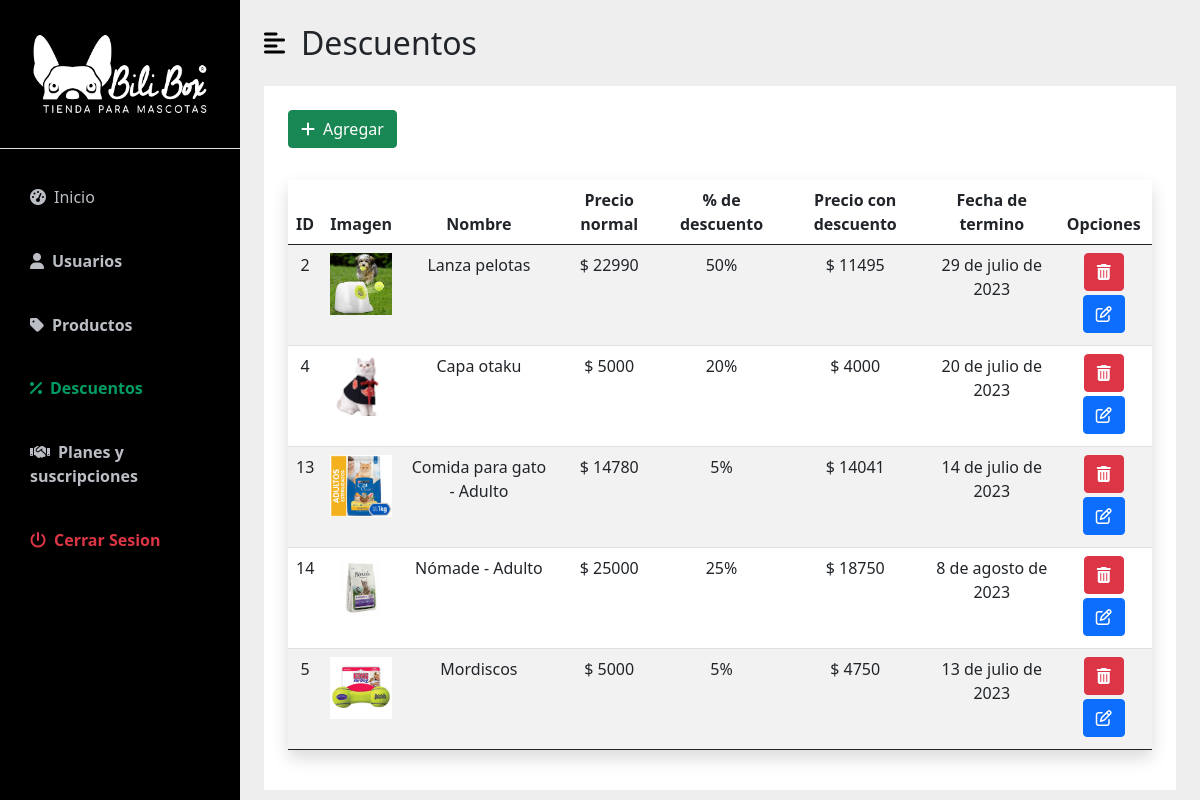
/dash_admin/descuentos/, run on the app's committed database.
### App/models.py (models this page shows)
class Articulo(models.Model):
    imagen = models.ImageField(upload_to='articulos/')
    nombre = models.CharField(max_length=50)
    descripcion = models.CharField(max_length=200, null=True, blank=True)
    precio = models.IntegerField()
    seccion = models.CharField( max_length=30)
    stock = models.IntegerField()
    created = models.DateTimeField(auto_now_add=True)
    updated = models.DateTimeField(auto_now_add=True)
    def __str__(self):
        return f'{self.nombre}'
    class Meta:
        verbose_name = 'articulo'
        verbose_name_plural = 'articulos'

### AppDescuento/models.py (models this page shows, shortened)
class Descuento(models.Model):
    producto = models.ForeignKey(Articulo, on_delete=models.CASCADE, related_name='descuento')
    pct = models.IntegerField()
    fec_ini = models.DateField()
    fec_ter = models.DateField()
    class Meta:
        db_table = 'descuento' #Como se va a ver en la basen de datos
        verbose_name ='descuento'
        verbose_name_plural ='descuentos'

### AppDashboardAdmin/views.py (the view)
# urls.py: path('descuentos/',views.descuento, name='descuentos'),
def descuento(request):
    descuentos = Descuento.objects.all()
    productos = Articulo.objects.all()
    for producto in productos:
        for descuento in descuentos:
            if producto == descuento.producto:
                producto.precio = round(producto.precio - (producto.precio * descuento.pct) / 100)
    page = request.GET.get('page',1)
    try:
        paginator = Paginator(descuentos,5)
        descuentos = paginator.page(page)
    except:
        raise Http404
    data ={
        'entity':descuentos,
        'paginator': paginator,
        'productos':productos
    }
    return render(request,'descuento/descuento.html',data)

### AppCarro/context_processor.py (called while the page is built)
def importe_total_carro(request):
    total=0
    try:
      if request.user.is_authenticated:
        for key, value in request.session["carro"].items():
          total = total + (int(value["precio"]) * value["cantidad"])
      else:
        pass
    except:
      pass
    return {'importe_total_carro':total}

### AppDashboardAdmin/templates/descuento/descuento.html (shortened to what this page needs)
{% extends "dash_admin/base_dash_admin.html" %}
{% load static %}
{% block content %}
<div id="page-content-wrapper">
    <nav class="navbar navbar-expand-lg navbar-light bg-transparent py-4 px-4">
        <div class="d-flex align-items-center">
            <i class="fas fa-align-left primary-text fs-4 me-3" id="menu-toggle"></i>
            <h2 class="fs-2 m-0">Descuentos</h2>
        </div>
    </nav>
    <div class="container-fluid px-4 ">
        <div class="p-2" style=" background-color: white;">
            <div class="m-3">
                <button type="button" class="btn btn-success" data-bs-toggle="modal" data-bs-target="#descuentoModal">
                    <i class="fa-solid fa-plus me-2"></i>Agregar
                </button>
            </div>
            <div class="p-3 table-responsive">
                <table class="table table-striped text-center shadow">
                    <thead>
                        <tr>
                            <th>ID</th>
                            <th class="col" width="20px">Imagen</th>
                            <th>Nombre</th>
                            <th>Precio normal</th>
                            <th>% de descuento</th>
                            <th>Precio con descuento</th>
                            <th>Fecha de termino</th>
                            <th>Opciones</th>
                        </tr>
                    </thead>
                    {% if entity %}
                    {% for descuento in entity %}
                    {% for producto in productos %}
                    {% if producto.id == descuento.producto.id %}
                    <tr>
                        <td>{{producto.id}}</td>
                        <td class="col-1">
                            <img src="{{descuento.producto.imagen.url}}" alt="" class="img-fluid" >
                        </td>
                        <td>{{descuento.producto.nombre}}</td>
                        <td>$ {{descuento.producto.precio}}</td>
                        <td>{{descuento.pct}}%</td>
                        <td>$ {{producto.precio}}</td>
                        <td>{{descuento.fec_ter}}</td>
                        <td>
                            <a href="#" onclick="eliminarDescuento({{descuento.id}})"> <button class="btn btn-danger mb-1"><i
                                        class="fa-solid fa-trash-can"></i></button></a>
                            <a href="{% url 'admin_page:selec_desc' descuento.id %}">
                                <button class="btn btn-primary mb-1" type="button"><i class="fa-regular fa-pen-to-square"></i></button></a>
                        </td>
                    </tr>
                    {% endif %}
                    {% endfor %}
                    {% endfor %}
                    {% else %}
                    <td colspan="8">Ningun descuento creado</td>
                    {% endif %}
                </table>
            </div>
        </div>
    </div>
</div>
{% endblock %}

### AppDashboard/static/css/dash-style.css (style rules this page uses)
:root { --main-bg-color: #009d63; --main-text-color: #009d63; --second-text-color: #bbbec5; --second-bg-color: #c1efde; }
.primary-text { color: var(--main-text-color); }
#page-content-wrapper { min-width: 100vw; }
#menu-toggle { cursor: pointer; color: black; }
@media (min-width: 768px) { #page-content-wrapper { min-width: 0; width: 100%; } }

### data on the page
Descuento: producto.nombre "Lanza pelotas", producto.precio "22990", pct "50", fec_ter "29 de julio de 2023"
Articulo: id "2", producto.imagen (picture), precio "11495"
Descuento: producto.nombre "Capa otaku", producto.precio "5000", pct "20", fec_ter "20 de julio de 2023"
Articulo: id "4", producto.imagen (picture), precio "4000"
Descuento: producto.nombre "Comida para gato - Adulto", producto.precio "14780", pct "5", fec_ter "14 de julio de 2023"
Articulo: id "13", producto.imagen (picture), precio "14041"
Descuento: producto.nombre "Nómade - Adulto", producto.precio "25000", pct "25", fec_ter "8 de agosto de 2023"
Articulo: id "14", producto.imagen (picture), precio "18750"
Descuento: producto.nombre "Mordiscos", producto.precio "5000", pct "5", fec_ter "13 de julio de 2023"
Articulo: id "5", producto.imagen (picture), precio "4750"
